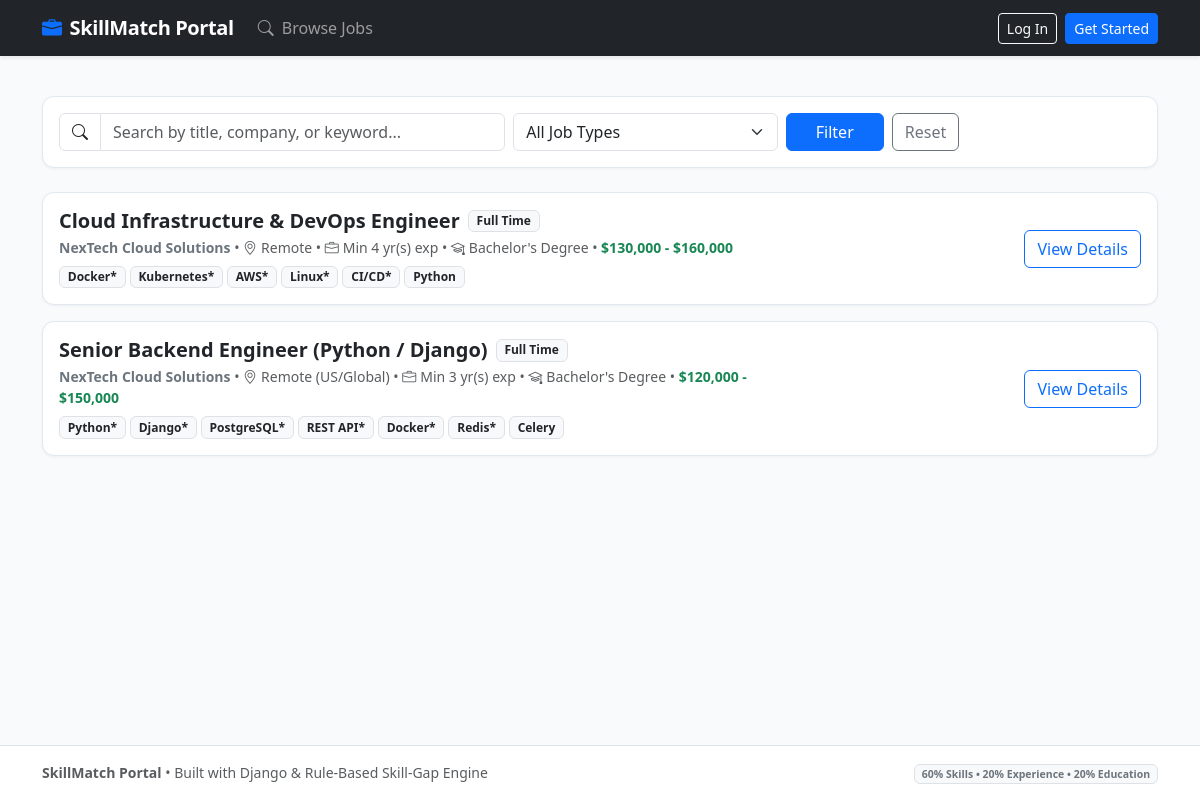
Screenshot of /jobs/ with the database file from the repository.
### jobs/models.py (models this page shows, shortened)
class Job(models.Model):
    recruiter = models.ForeignKey(User, on_delete=models.CASCADE, related_name='posted_jobs')
    title = models.CharField(max_length=150)
    company_name = models.CharField(max_length=120)
    location = models.CharField(max_length=100, default='Remote')
    job_type = models.CharField(
        max_length=20,
        choices=JobType.choices,
        default=JobType.FULL_TIME
    )
    description = models.TextField()
    min_experience_years = models.PositiveIntegerField(
        default=1,
        help_text="Minimum required years of professional experience"
    )
    min_education_level = models.CharField(
        max_length=30,
        choices=EducationLevel.choices,
        default=EducationLevel.BACHELOR
    )
    salary_range = models.CharField(max_length=80, blank=True)
    is_active = models.BooleanField(default=True, db_index=True)
    skills = models.ManyToManyField(Skill, through='JobSkill', related_name='jobs')
    created_at = models.DateTimeField(auto_now_add=True)
    updated_at = models.DateTimeField(auto_now=True)
    class Meta:
        ordering = ['-created_at']

class JobSkill(models.Model):
    job = models.ForeignKey(Job, on_delete=models.CASCADE, related_name='job_skills')
    skill = models.ForeignKey(Skill, on_delete=models.CASCADE, related_name='job_requirements')
    is_required = models.BooleanField(
        default=True,
        help_text="If True, included in required skill gap calculation"
    )
    weight = models.PositiveSmallIntegerField(
        default=1,
        help_text="Relative weight/importance of this skill for the job"
    )
    class Meta:
        unique_together = ('job', 'skill')

class Skill(models.Model):
    name = models.CharField(max_length=60, unique=True, db_index=True)
    category = models.CharField(
        max_length=30,
        choices=SkillCategory.choices,
        default=SkillCategory.BACKEND
    )
    class Meta:
        ordering = ['name']

### jobs/views.py (the view, shortened to what this page needs)
# urls.py: path('', views.job_list_view, name='job_list'),
def job_list_view(request: HttpRequest) -> HttpResponse:
    jobs_qs = Job.objects.filter(is_active=True).select_related('recruiter').prefetch_related('job_skills__skill')
    query = request.GET.get('q', '').strip()
    job_type = request.GET.get('job_type', '').strip()
    min_match_param = request.GET.get('min_match', '').strip()
    if job_type:
        jobs_qs = jobs_qs.filter(job_type=job_type)
    matching_service = JobMatchingService()
    is_candidate = request.user.is_authenticated and hasattr(request.user, 'candidate_profile')
    candidate_profile = request.user.candidate_profile if is_candidate else None
    enriched_jobs = []
    for job in jobs_qs:
        breakdown = None
        has_applied = False
        if is_candidate and candidate_profile:
            breakdown = matching_service.calculate_match(candidate_profile, job)
            has_applied = Application.objects.filter(candidate=request.user, job=job).exists()
        enriched_jobs.append({
            'job': job,
            'breakdown': breakdown,
            'has_applied': has_applied,
        })
    if is_candidate and min_match_param.isdigit():
        min_score = float(min_match_param)
        enriched_jobs = [item for item in enriched_jobs if item['breakdown'] and item['breakdown'].total_score >= min_score]
    if is_candidate:
        enriched_jobs.sort(
            key=lambda x: x['breakdown'].total_score if x['breakdown'] else 0,
            reverse=True
        )
    filter_form = JobFilterForm(request.GET)
    return render(request, 'jobs/job_list.html', {
        'enriched_jobs': enriched_jobs,
        'filter_form': filter_form,
        'is_candidate': is_candidate,
        'query': query,
    })

### jobs/forms.py
class JobFilterForm(forms.Form):
    q = forms.CharField(
        required=False,
        widget=forms.TextInput(attrs={'class': 'form-control', 'placeholder': 'Search by title, company, or keyword...'})
    )
    job_type = forms.ChoiceField(
        required=False,
        choices=[('', 'All Job Types')] + list(Job.job_type.field.choices),
        widget=forms.Select(attrs={'class': 'form-select'})
    )
    min_match = forms.IntegerField(
        required=False,
        min_value=0,
        max_value=100,
        widget=forms.NumberInput(attrs={'class': 'form-control', 'placeholder': 'Min Match % (e.g. 50)'})
    )

### templates/jobs/job_list.html (shortened to what this page needs)
{% extends "base.html" %}
{% block content %}
<div class="card p-3 mb-4 bg-white">
  <form method="get" class="row g-2 align-items-center">
    <div class="col-md-5">
      <div class="input-group">
        <span class="input-group-text bg-white"><i class="bi bi-search"></i></span>
        {{ filter_form.q }}
      </div>
    </div>
    <div class="col-md-3">
      {{ filter_form.job_type }}
    </div>
    <div class="col-md-2 d-flex gap-2">
      <button type="submit" class="btn btn-primary w-100">Filter</button>
      <a href="{% url 'jobs:job_list' %}" class="btn btn-outline-secondary">Reset</a>
    </div>
  </form>
</div>
<div class="row">
  {% if enriched_jobs %}
    {% for item in enriched_jobs %}
      {% with job=item.job breakdown=item.breakdown has_applied=item.has_applied %}
        <div class="col-12 mb-3">
          <div class="card p-3 transition-card hover-shadow">
            <div class="row align-items-center">
              <div class="col-md-8">
                <div class="d-flex align-items-center gap-2 mb-1">
                  <h5 class="fw-bold mb-0">
                    <a href="{% url 'jobs:job_detail' job.id %}" class="text-decoration-none text-dark">
                      {{ job.title }}
                    </a>
                  </h5>
                  <span class="badge bg-light text-dark border">{{ job.get_job_type_display }}</span>
                </div>
                <div class="text-muted small mb-2">
                  <strong class="text-secondary">{{ job.company_name }}</strong> &bull;
                  <i class="bi bi-geo-alt me-1"></i>{{ job.location }} &bull;
                  <i class="bi bi-briefcase me-1"></i>Min {{ job.min_experience_years }} yr(s) exp &bull;
                  <i class="bi bi-mortarboard me-1"></i>{{ job.get_min_education_level_display }}
                  {% if job.salary_range %}&bull; <span class="text-success fw-semibold">{{ job.salary_range }}</span>{% endif %}
                </div>
                <div class="skills-block mt-2">
                  {% if breakdown %}
                    <div class="d-flex flex-wrap align-items-center gap-1">
                      <span class="small text-muted me-1">Required:</span>
                      {% for skill in breakdown.matched_skills %}
                        <span class="badge-skill badge-matched" title="You have this skill!">
                          <i class="bi bi-check-circle-fill me-1"></i>{{ skill }}
                        </span>
                      {% endfor %}
                      {% for skill in breakdown.missing_skills %}
                        <span class="badge-skill badge-missing" title="Missing required skill">
                          <i class="bi bi-x-circle me-1"></i>{{ skill }}
                        </span>
                      {% endfor %}
                    </div>
                  {% else %}
                    <div class="d-flex flex-wrap gap-1">
                      {% for js in job.job_skills.all %}
                        <span class="badge bg-light text-dark border">
                          {{ js.skill.name }}{% if js.is_required %}*{% endif %}
                        </span>
                      {% endfor %}
                    </div>
                  {% endif %}
                </div>
              </div>
              <div class="col-md-4 mt-3 mt-md-0 d-flex align-items-center justify-content-md-end gap-3">
                {% if breakdown %}
                  <div class="text-center">
                    <div class="match-ring {% if breakdown.total_score >= 75 %}match-high{% elif breakdown.total_score >= 50 %}match-mid{% else %}match-low{% endif %}">
                      {{ breakdown.total_score|floatformat:0 }}%
                    </div>
                    <span class="small text-muted d-block mt-1">Match Score</span>
                  </div>
                  <div class="d-flex flex-column gap-2">
                    <a href="{% url 'matching:gap_detail' job.id %}" class="btn btn-sm btn-outline-info text-dark">
                      <i class="bi bi-graph-up me-1"></i> Skill Gap
                    </a>
                    {% if not has_applied %}
                      <a href="{% url 'applications:apply_job' job.id %}" class="btn btn-sm btn-primary">
                        Apply Now
                      </a>
                    {% else %}
                      <button class="btn btn-sm btn-secondary" disabled>Applied</button>
                    {% endif %}
                  </div>
                {% else %}
                  <a href="{% url 'jobs:job_detail' job.id %}" class="btn btn-outline-primary">
                    View Details
                  </a>
                {% endif %}
              </div>
            </div>
          </div>
        </div>
      {% endwith %}
    {% endfor %}
  {% endif %}
</div>
{% endblock %}

### templates/base.html (shortened to what this page needs)
<!DOCTYPE html>
<html lang="en">
<head>
  <link href="https://cdn.jsdelivr.net/npm/bootstrap@5.3.3/dist/css/bootstrap.min.css" rel="stylesheet">
  <link rel="stylesheet" href="https://cdn.jsdelivr.net/npm/bootstrap-icons@1.11.3/font/bootstrap-icons.min.css">
</head>
<body>
  <nav class="navbar navbar-expand-lg navbar-dark bg-dark sticky-top shadow-sm py-2">
    <div class="container">
      <a class="navbar-brand text-white d-flex align-items-center gap-2" href="{% url 'jobs:job_list' %}">
        <i class="bi bi-briefcase-fill text-primary"></i>
        <span>SkillMatch Portal</span>
      </a>
      <div class="collapse navbar-collapse" id="navMenu">
        <ul class="navbar-nav me-auto mb-2 mb-lg-0">
          <li class="nav-item">
            <a class="nav-link" href="{% url 'jobs:job_list' %}">
              <i class="bi bi-search me-1"></i> Browse Jobs
            </a>
          </li>
        </ul>
        <ul class="navbar-nav align-items-center gap-2">
          {% if user.is_authenticated %}
            <li class="nav-item dropdown">
              <a class="nav-link dropdown-toggle text-light d-flex align-items-center gap-2" href="#" role="button" data-bs-toggle="dropdown">
                <span class="badge {% if user.profile.is_candidate %}bg-success{% else %}bg-primary{% endif %}">
                  {{ user.profile.get_role_display }}
                </span>
                <strong>{{ user.username }}</strong>
              </a>
              <ul class="dropdown-menu dropdown-menu-end shadow">
                <li><a class="dropdown-item" href="{% url 'accounts:profile' %}"><i class="bi bi-person me-2"></i>Profile & Skills</a></li>
                {% if user.profile.is_candidate %}
                  <li><a class="dropdown-item" href="{% url 'applications:candidate_applications' %}"><i class="bi bi-card-checklist me-2"></i>Applications</a></li>
                {% endif %}
                <li><hr class="dropdown-divider"></li>
                <li><a class="dropdown-item text-danger" href="{% url 'accounts:logout' %}"><i class="bi bi-box-arrow-right me-2"></i>Sign Out</a></li>
              </ul>
            </li>
          {% else %}
            <li class="nav-item">
              <a class="btn btn-outline-light btn-sm" href="{% url 'accounts:login' %}">Log In</a>
            </li>
            <li class="nav-item">
              <a class="btn btn-primary btn-sm" href="{% url 'accounts:register' %}">Get Started</a>
            </li>
          {% endif %}
        </ul>
      </div>
    </div>
  </nav>
  <main class="container my-4">
    {% block content %}{% endblock %}
  </main>
  <footer class="bg-white border-top py-3 text-center text-muted small">
    <div class="container">
      <div class="row align-items-center">
        <div class="col-md-6 text-md-start">
          <strong>SkillMatch Portal</strong> &bull; Built with Django &amp; Rule-Based Skill-Gap Engine
        </div>
        <div class="col-md-6 text-md-end">
          <span class="badge bg-light text-secondary border">60% Skills &bull; 20% Experience &bull; 20% Education</span>
        </div>
      </div>
    </div>
  </footer>
</body>
</html>

### templates/base.html (style rules this page uses)
:root { --primary-color: #2563eb; --primary-dark: #1d4ed8; --bg-light: #f8fafc; }
body { background-color: var(--bg-light); font-family: system-ui, -apple-system, "Segoe UI", Roboto, sans-serif; min-height: 100vh; display: flex; flex-direction: column; }
.navbar-brand { font-weight: 700; letter-spacing: -0.02em; }
.card { border: 1px solid #e2e8f0; box-shadow: 0 1px 3px 0 rgb(0 0 0 / 0.05); border-radius: 0.75rem; }
footer { margin-top: auto; }

### rows the page displays
Job: job "Cloud Infrastructure & DevOps Engineer", job.job_type "Full Time", job.company_name "NexTech Cloud Solutions", job.location "Remote", job.min_experience_years "4", job.min_education_level "Bachelor's Degree", job.salary_range "$130,000 - $160,000"
JobSkill: skill.name "Docker"
JobSkill: skill.name "Kubernetes"
JobSkill: skill.name "AWS"
JobSkill: skill.name "Linux"
JobSkill: skill.name "CI/CD"
JobSkill: skill.name "Python"
Job: job "Senior Backend Engineer (Python / Django)", job.job_type "Full Time", job.company_name "NexTech Cloud Solutions", job.location "Remote (US/Global)", job.min_experience_years "3", job.min_education_level "Bachelor's Degree", job.salary_range "$120,000 - $150,000"
JobSkill: skill.name "Python"
JobSkill: skill.name "Django"
JobSkill: skill.name "PostgreSQL"
JobSkill: skill.name "REST API"
JobSkill: skill.name "Docker"
JobSkill: skill.name "Redis"
JobSkill: skill.name "Celery"
